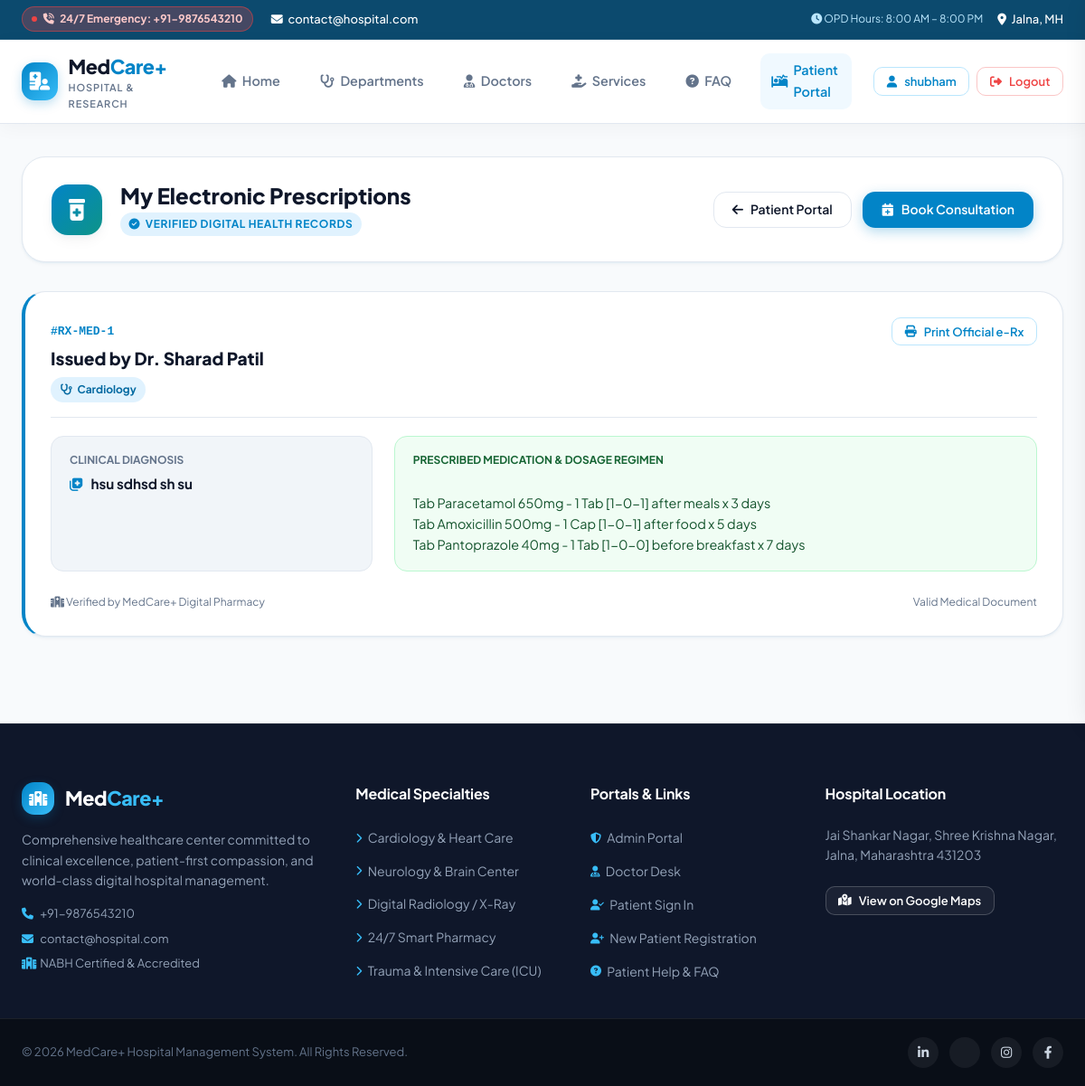
Page /patient/prescriptions (signed in) on the committed database.
### tables this page shows
CREATE TABLE patients (
    id INTEGER PRIMARY KEY AUTOINCREMENT,
    name TEXT NOT NULL,
    age INTEGER NOT NULL,
    dob DATE NOT NULL,
    gender TEXT NOT NULL,
    mobile TEXT NOT NULL CHECK(length(mobile) = 10),
    blood_group TEXT NOT NULL,
    address TEXT NOT NULL,
    email TEXT UNIQUE NOT NULL,
    password TEXT NOT NULL
);

CREATE TABLE prescriptions (
    id INTEGER PRIMARY KEY AUTOINCREMENT,
    doctor_id INTEGER,
    patient_id INTEGER,
    diagnosis TEXT,
    medicine TEXT
);

CREATE TABLE doctors (
    id INTEGER PRIMARY KEY AUTOINCREMENT,
    name TEXT,
    specialization TEXT,
    experience INTEGER,
    mobile TEXT,
    email TEXT UNIQUE,
    password TEXT
);

### app.py (the view)
@app.route('/patient/prescriptions')
def patient_prescriptions():
    if 'patient' not in session:
        return redirect(url_for('login_patient'))
    conn = get_db_connection()
    patient = conn.execute("SELECT * FROM patients WHERE email=?", (session['patient'],)).fetchone()
    prescriptions = conn.execute("""
        SELECT pr.*, d.name AS doctor_name, d.specialization, d.mobile AS doctor_phone
        FROM prescriptions pr
        JOIN doctors d ON pr.doctor_id = d.id
        WHERE pr.patient_id = ?
        ORDER BY pr.id DESC
    """, (patient['id'],)).fetchall()
    conn.close()
    return render_template('patient/prescriptions.html', patient=patient, prescriptions=prescriptions)

### app.py (called while the page is built)
def get_db_connection():
    conn = sqlite3.connect(DB_PATH, timeout=20.0)
    conn.row_factory = sqlite3.Row
    return conn

def expire_old_appointments():
    now = datetime.now()
    current_date = now.strftime("%Y-%m-%d")
    current_time = now.strftime("%H:%M")
    conn = get_db_connection()
    conn.execute("""
        UPDATE appointments
        SET status = 'Expired'
        WHERE LOWER(status) = 'scheduled'
          AND (
                appointment_date < ?
                OR (appointment_date = ? AND appointment_time < ?)
              )
    """, (current_date, current_date, current_time))
    conn.commit()
    conn.close()

@app.before_request
def before_request():
    expire_old_appointments()

### templates/patient/prescriptions.html (shortened to what this page needs)
{% extends 'layout.html' %}
{% block content %}
<div class="main-content">
  <div class="dashboard-header">
    <div class="dashboard-user-info">
      <div class="dashboard-avatar" style="background: linear-gradient(135deg, #0284c7, #0d9488);">
        <i class="fa fa-prescription-bottle-medical"></i>
      </div>
      <div>
        <h1 class="dashboard-title">My Electronic Prescriptions</h1>
        <div class="dashboard-role-badge" style="background: #e0f2fe; color: #0284c7;">
          <i class="fa fa-circle-check"></i> Verified Digital Health Records
        </div>
      </div>
    </div>
    <div class="dashboard-actions">
      <a href="{{ url_for('patient_dashboard') }}" class="btn btn-outline">
        <i class="fa fa-arrow-left"></i> Patient Portal
      </a>
      <a href="{{ url_for('book_appointment') }}" class="btn btn-primary">
        <i class="fa fa-calendar-plus"></i> Book Consultation
      </a>
    </div>
  </div>
  {% if prescriptions %}
    <div style="display: flex; flex-direction: column; gap: 1.5rem; margin-bottom: 2.5rem;">
      {% for rx in prescriptions %}
        <div class="feature-card" style="padding: 1.75rem; border-left: 4px solid var(--primary);">
          <div style="display: flex; justify-content: space-between; align-items: flex-start; flex-wrap: wrap; gap: 1rem; margin-bottom: 1.25rem; border-bottom: 1px solid var(--border); padding-bottom: 1rem;">
            <div>
              <span style="font-family: monospace; font-weight: 700; color: var(--primary); font-size: 0.8125rem;">
                #RX-MED-{{ rx['id'] }}
              </span>
              <h3 style="font-size: 1.2rem; font-weight: 800; color: var(--secondary); margin-top: 0.2rem;">
                Issued by {{ rx['doctor_name'] }}
              </h3>
              <span class="badge badge-specialization" style="margin-top: 0.25rem;">
                <i class="fa fa-stethoscope"></i> {{ rx['specialization'] }}
              </span>
            </div>
            <div style="display: flex; gap: 0.5rem; align-items: center;">
              <a href="{{ url_for('print_prescription', prescription_id=rx['id']) }}" target="_blank" class="btn btn-outline-primary btn-sm">
                <i class="fa fa-print"></i> Print Official e-Rx
              </a>
            </div>
          </div>
          <div class="form-row" style="grid-template-columns: 1fr 2fr; gap: 1.5rem; margin-bottom: 1rem;">
            <div style="background: var(--bg-subtle); padding: 1rem 1.25rem; border-radius: var(--radius-md); border: 1px solid var(--border);">
              <span style="font-size: 0.75rem; color: var(--text-muted); font-weight: 700; text-transform: uppercase; display: block; margin-bottom: 0.25rem;">
                Clinical Diagnosis
              </span>
              <p style="font-weight: 700; color: var(--secondary); margin-bottom: 0; font-size: 0.95rem;">
                <i class="fa fa-notes-medical" style="color: #0284c7; margin-right: 0.35rem;"></i> {{ rx['diagnosis'] }}
              </p>
            </div>
            <div style="background: #f0fdf4; padding: 1rem 1.25rem; border-radius: var(--radius-md); border: 1px solid #bbf7d0;">
              <span style="font-size: 0.75rem; color: #166534; font-weight: 700; text-transform: uppercase; display: block; margin-bottom: 0.25rem;">
                Prescribed Medication & Dosage Regimen
              </span>
              <p style="font-family: inherit; white-space: pre-line; color: #14532d; font-size: 0.9rem; margin-bottom: 0; line-height: 1.6;">
                {{ rx['medicine'] }}
              </p>
            </div>
          </div>
          <div style="display: flex; justify-content: space-between; align-items: center; font-size: 0.75rem; color: var(--text-muted); padding-top: 0.5rem;">
            <span><i class="fa fa-hospital"></i> Verified by MedCare+ Digital Pharmacy</span>
            <span> Valid Medical Document</span>
          </div>
        </div>
      {% endfor %}
    </div>
  {% endif %}
</div>
{% endblock %}

### templates/layout.html (shortened to what this page needs)
<!DOCTYPE html>
<html lang="en">
<head>
  <link rel="stylesheet" href="https://cdnjs.cloudflare.com/ajax/libs/font-awesome/6.4.0/css/all.min.css">
  <link rel="stylesheet" href="{{ url_for('static', filename='css/style.css') }}">
</head>
<body>
  <div class="top-bar">
    <div class="top-bar-inner">
      <div style="display: flex; align-items: center; gap: 1.25rem; flex-wrap: wrap;">
        <span class="emergency-badge"><i class="fa fa-phone-volume"></i> 24/7 Emergency: +91-9876543210</span>
        <a href="mailto:contact@hospital.com?subject=Inquiry"><i class="fa fa-envelope"></i> contact@hospital.com</a>
      </div>
      <div style="display: flex; align-items: center; gap: 1rem;">
        <span style="font-size: 0.75rem; color: #bae6fd;"><i class="fa fa-clock"></i> OPD Hours: 8:00 AM – 8:00 PM</span>
        <a href="https://www.google.com/maps/place/Warkad+Hospital/@19.8587013,75.8884777,17z" target="_blank">
          <i class="fa fa-location-dot"></i> Jalna, MH
        </a>
      </div>
    </div>
  </div>
  <header class="site-header">
    <div class="navbar-container">
      <a href="{{ url_for('index') }}" class="brand-logo">
        <div class="brand-icon">
          <i class="fa fa-hospital-user"></i>
        </div>
        <div>
          <div class="brand-title">Med<span>Care+</span></div>
          <span class="brand-subtitle">Hospital & Research</span>
        </div>
      </a>
      <ul class="nav-links">
        <li><a href="{{ url_for('index') }}" class="nav-link {% if request.endpoint == 'index' %}active{% endif %}"><i class="fa fa-house"></i> Home</a></li>
        <li><a href="{{ url_for('index') }}#departments" class="nav-link"><i class="fa fa-stethoscope"></i> Departments</a></li>
        <li><a href="{{ url_for('index') }}#doctors" class="nav-link"><i class="fa fa-user-doctor"></i> Doctors</a></li>
        <li><a href="{{ url_for('index') }}#services" class="nav-link"><i class="fa fa-hand-holding-medical"></i> Services</a></li>
        <li><a href="{{ url_for('index') }}#faq" class="nav-link"><i class="fa fa-circle-question"></i> FAQ</a></li>
        {% if session.get('admin') %}
          <li><a href="{{ url_for('admin_dashboard') }}" class="nav-link {% if request.endpoint and 'admin' in request.endpoint %}active{% endif %}"><i class="fa fa-shield-halved"></i> Admin Hub</a></li>
        {% elif session.get('doctor_id') or session.get('doctor') %}
          <li><a href="{{ url_for('doctor_dashboard') }}" class="nav-link {% if request.endpoint and 'doctor' in request.endpoint %}active{% endif %}"><i class="fa fa-user-doctor"></i> Doctor Desk</a></li>
        {% elif session.get('patient') or session.get('user_id') %}
          <li><a href="{{ url_for('patient_dashboard') }}" class="nav-link {% if request.endpoint and 'patient' in request.endpoint %}active{% endif %}"><i class="fa fa-bed-pulse"></i> Patient Portal</a></li>
        {% endif %}
      </ul>
      <div class="nav-actions">
        {% if session.get('admin') %}
          <div style="display: flex; align-items: center; gap: 0.5rem;">
            <a href="{{ url_for('admin_dashboard') }}" class="btn btn-outline-primary btn-sm"><i class="fa fa-shield-halved"></i> Admin Hub</a>
            <a href="{{ url_for('logout_admin') }}" class="btn btn-danger-outline btn-sm"><i class="fa fa-right-from-bracket"></i> Logout</a>
          </div>
        {% elif session.get('patient') or session.get('user_id') %}
          <div style="display: flex; align-items: center; gap: 0.5rem;">
            <a href="{{ url_for('patient_dashboard') }}" class="btn btn-outline-primary btn-sm" title="Patient Portal">
              <i class="fa fa-user"></i> {{ session.get('patient_name', 'Patient') }}
            </a>
            <a href="{{ url_for('logout_patient') }}" class="btn btn-danger-outline btn-sm" title="Log Out">
              <i class="fa fa-right-from-bracket"></i> Logout
            </a>
          </div>
        {% else %}
          <a href="{{ url_for('login_patient') }}" class="btn btn-outline btn-sm"><i class="fa fa-lock"></i> Sign In</a>
          <a href="{{ url_for('register_patient') }}" class="btn btn-primary btn-sm"><i class="fa fa-user-plus"></i> Register</a>
        {% endif %}
      </div>
    </div>
  </header>
  <main class="page-wrapper">
    {% block content %}{% endblock %}
  </main>
  <footer class="site-footer">
    <div class="footer-top">
      <div class="footer-col">
        <div class="brand-logo" style="color: #ffffff; margin-bottom: 1rem;">
          <div class="brand-icon" style="width: 36px; height: 36px; font-size: 1rem;">
            <i class="fa fa-hospital"></i>
          </div>
          <div>
            <div class="brand-title" style="color: #ffffff;">Med<span style="color: #38bdf8;">Care+</span></div>
          </div>
        </div>
        <p>Comprehensive healthcare center committed to clinical excellence, patient-first compassion, and world-class digital hospital management.</p>
        <div style="font-size: 0.8125rem; color: #94a3b8; display: flex; flex-direction: column; gap: 0.35rem;">
          <span><i class="fa fa-phone" style="color: #38bdf8; width: 18px;"></i> +91-9876543210</span>
          <span><i class="fa fa-envelope" style="color: #38bdf8; width: 18px;"></i> contact@hospital.com</span>
          <span><i class="fa fa-hospital" style="color: #38bdf8; width: 18px;"></i> NABH Certified & Accredited</span>
        </div>
      </div>
      <div class="footer-col">
        <h4>Medical Specialties</h4>
        <ul class="footer-links">
          <li><a href="#departments"><i class="fa fa-chevron-right" style="font-size: 0.7rem; color: #38bdf8;"></i> Cardiology & Heart Care</a></li>
          <li><a href="#departments"><i class="fa fa-chevron-right" style="font-size: 0.7rem; color: #38bdf8;"></i> Neurology & Brain Center</a></li>
          <li><a href="#departments"><i class="fa fa-chevron-right" style="font-size: 0.7rem; color: #38bdf8;"></i> Digital Radiology / X-Ray</a></li>
          <li><a href="#departments"><i class="fa fa-chevron-right" style="font-size: 0.7rem; color: #38bdf8;"></i> 24/7 Smart Pharmacy</a></li>
          <li><a href="#departments"><i class="fa fa-chevron-right" style="font-size: 0.7rem; color: #38bdf8;"></i> Trauma & Intensive Care (ICU)</a></li>
        </ul>
      </div>
      <div class="footer-col">
        <h4>Portals & Links</h4>
        <ul class="footer-links">
          <li><a href="{{ url_for('login_admin') }}"><i class="fa fa-shield-halved" style="font-size: 0.75rem; color: #38bdf8;"></i> Admin Portal</a></li>
          <li><a href="{{ url_for('login_doctor') }}"><i class="fa fa-user-doctor" style="font-size: 0.75rem; color: #38bdf8;"></i> Doctor Desk</a></li>
          <li><a href="{{ url_for('login_patient') }}"><i class="fa fa-user-check" style="font-size: 0.75rem; color: #38bdf8;"></i> Patient Sign In</a></li>
          <li><a href="{{ url_for('register_patient') }}"><i class="fa fa-user-plus" style="font-size: 0.75rem; color: #38bdf8;"></i> New Patient Registration</a></li>
          <li><a href="#faq"><i class="fa fa-circle-question" style="font-size: 0.75rem; color: #38bdf8;"></i> Patient Help & FAQ</a></li>
        </ul>
      </div>
      <div class="footer-col">
        <h4>Hospital Location</h4>
        <p>Jai Shankar Nagar, Shree Krishna Nagar, Jalna, Maharashtra 431203</p>
        <a href="https://www.google.com/maps/place/Warkad+Hospital/@19.8587013,75.8884777,17z" target="_blank" class="btn btn-outline btn-sm" style="color: #ffffff; border-color: rgba(255,255,255,0.2); background: rgba(255,255,255,0.05); margin-top: 0.5rem;">
          <i class="fa fa-map-location-dot"></i> View on Google Maps
        </a>
      </div>
    </div>
    <div class="footer-bottom">
      <div class="footer-bottom-inner">
        <div>
          &copy; 2026 MedCare+ Hospital Management System. All Rights Reserved.
        </div>
        <div class="social-links">
          <a href="https://www.linkedin.com/in/shubham-mhaske-753a53269/" target="_blank" class="social-icon" title="LinkedIn"><i class="fab fa-linkedin-in"></i></a>
          <a href="https://x.com/Shubham97033057" target="_blank" class="social-icon" title="Twitter / X"></a>
          <a href="https://www.instagram.com/its_sbm_1010/" target="_blank" class="social-icon" title="Instagram"><i class="fab fa-instagram"></i></a>
          <a href="https://www.facebook.com/shubham.mhaske.334491" target="_blank" class="social-icon" title="Facebook"><i class="fab fa-facebook-f"></i></a>
        </div>
      </div>
    </div>
  </footer>
</body>
</html>

### rows in the picture
patients: get "shubham"
prescriptions: id "1", doctor_name "Dr. Sharad Patil", specialization "Cardiology", diagnosis "hsu sdhsd sh su", medicine "Tab Paracetamol 650mg - 1 Tab [1-0-1] after meals x 3 days Tab Amoxicillin 500mg - 1 Cap [1-0-1] after food x 5 days Tab Pantoprazole 40mg - 1 Tab [1-0-0] before breakfast x 7 days"
